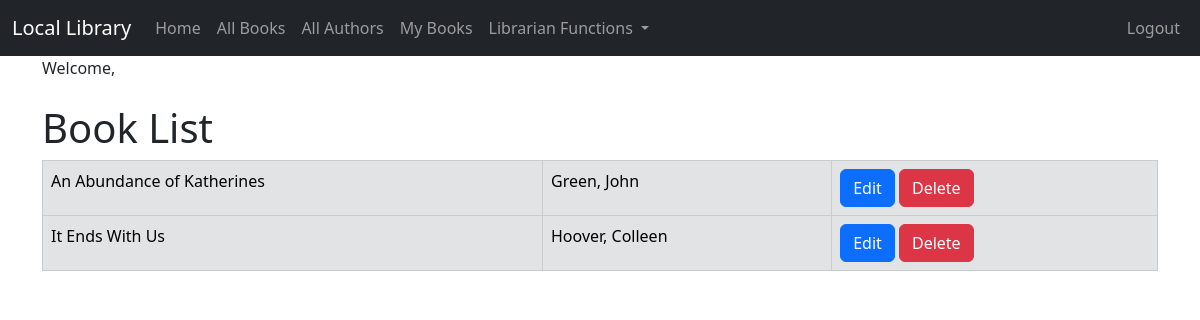
Page /book_list/ (signed in) on the earlier database version.
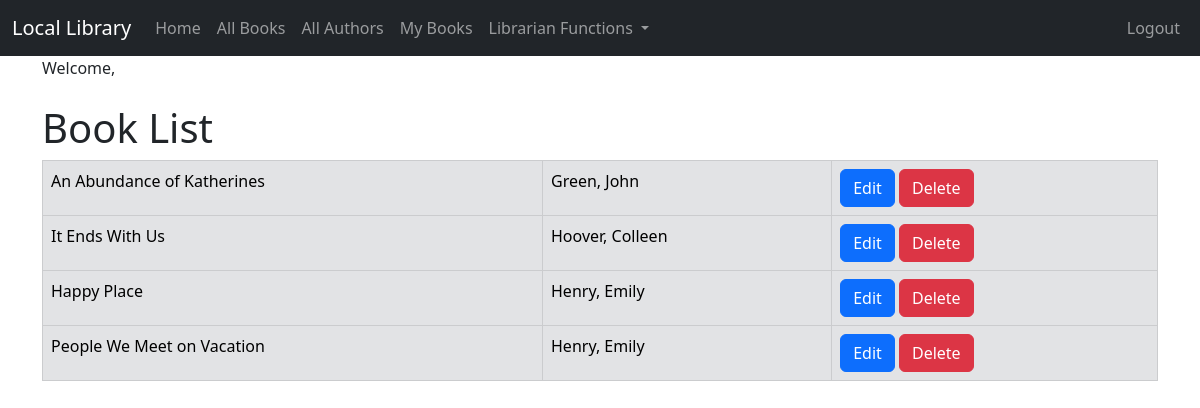
Same page on the later database version.
### catalog/models.py (models this page shows, shortened)
class Book(models.Model):
    title = models.CharField(max_length=200)
    author = models.ForeignKey('Author', on_delete=models.RESTRICT, null=True)
    summary = models.TextField(max_length=1000, help_text='Enter a brief description of the book')
    isbn = models.CharField('ISBN', max_length=13, unique=True, help_text='13 Character ISBN number')
    image = models.ImageField(upload_to='books/', blank=True, null=True)
    genre = models.ManyToManyField(Genre, help_text='Select a genre for this book')

class Author(models.Model):
    first_name = models.CharField(max_length=100)
    last_name = models.CharField(max_length=100)
    date_of_birth = models.DateField(null=True, blank=True)
    date_of_death = models.DateField('Died', null=True, blank=True)
    author_image = models.ImageField(upload_to='images/', null=True,blank=True)
    class Meta:
        ordering = ['last_name', 'first_name']
    def __str__(self):
        return f'{self.last_name}, {self.first_name}'

### catalog/views.py (the view)
# urls.py: path('book_list/', views.BookListView.as_view(), name='book_list'),
class BookListView(LoginRequiredMixin, generic.ListView):
    model = Book

### catalog/templates/catalog/book_list.html (shortened to what this page needs)
{% extends "catalog/base.html" %}
{% block content %}
  <h1>Book List</h1>
  {% if book_list %}
    <table class="table table-bordered">
      {% for book in book_list %}
        <tr class="table-secondary">
          <td>{{ book.title }}</td>
          <td>{{ book.author }}</td>
          {% if user.is_superuser %}
            <td>
              <a href="{% url 'book_update' pk=book.pk %}" class="btn btn-primary">Edit</a>
              <a href="{% url 'book_delete' pk=book.pk %}" onclick="return confirm('Are you sure you want to delete this book?')" class="btn btn-danger">Delete</a>
            </td>
          {% endif %}
        </tr>
      {% endfor %}
    </table>
  {% else %}
    <p>There are no books in the library.</p>
  {% endif %}
{% endblock %}

Differences in the rows shown:
added Book: title "Happy Place", author "Henry, Emily"
added Book: title "People We Meet on Vacation", author "Henry, Emily"
